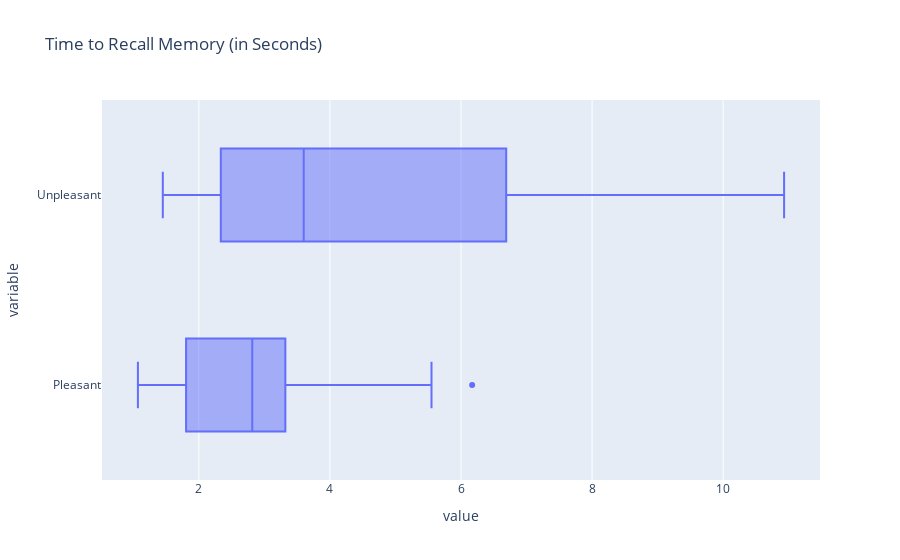

The cell this chart's notebook holds for it:
### Markdown cell above
## Comparative boxplots

-----

### Code cell
# define the path to the dataset
path: str = "data/memory.csv"

# declare the DataFrame
df3 = pd.read_csv(path)

# plot the data
fig3 = px.box(df3, x=['Pleasant', 'Unpleasant'], title="Time to Recall Memory (in Seconds)")
fig3.show()

### Figure 1 — Plotly figure (JSON) as saved in the notebook; plotly's stock layout.template omitted (floating-point values rounded to 4 significant figures)
{"data": [{"alignmentgroup": "True", "hovertemplate": "value=%{x}<br>variable=%{y}<extra></extra>", "legendgroup": "", "marker": {"color": "#636efa"}, "name": "", "notched": false, "offsetgroup": "", "orientation": "h", "showlegend": false, "type": "box", "x": [1.07, 1.17, 1.22, 1.42, 1.63, 1.98, 2.12, 2.32, 2.56, 2.7, 2.93, 2.97, 3.03, 3.15, 3.22, 3.42, 4.63, 4.7, 5.55, 6.17, 1.45, 1.67, 1.9, 2.02, 2.32, 2.35, 2.43, 2.47, 2.57, 3.33, 3.87, 4.33, 5.35, 5.72, 6.48, 6.9, 8.68, 9.47, 10, 10.93], "x0": " ", "xaxis": "x", "y": ["Pleasant", "Pleasant", "Pleasant", "Pleasant", "Pleasant", "Pleasant", "Pleasant", "Pleasant", "Pleasant", "Pleasant", "Pleasant", "Pleasant", "Pleasant", "Pleasant", "Pleasant", "Pleasant", "Pleasant", "Pleasant", "Pleasant", "Pleasant", "Unpleasant", "Unpleasant", "Unpleasant", "Unpleasant", "Unpleasant", "Unpleasant", "Unpleasant", "Unpleasant", "Unpleasant", "Unpleasant", "Unpleasant", "Unpleasant", "Unpleasant", "Unpleasant", "Unpleasant", "Unpleasant", "Unpleasant", "Unpleasant", "Unpleasant", "Unpleasant"], "y0": " ", "yaxis": "y"}], "layout": {"boxmode": "group", "legend": {"tracegroupgap": 0}, "title": {"text": "Time to Recall Memory (in Seconds)"}, "xaxis": {"anchor": "y", "domain": [0, 1], "title": {"text": "value"}}, "yaxis": {"anchor": "x", "domain": [0, 1], "title": {"text": "variable"}}}}
